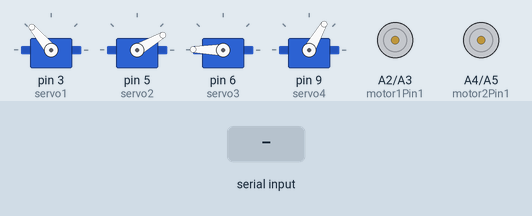
This sketch was run on a simulated Arduino Uno, built with avr-gcc and run on an emulated ATmega328P. Shown: 4 × servo, motor-driver pin pairs drawn as motors (green arrow = first pin HIGH = forward, orange = second pin HIGH = backward, longer = more drive). The inputs (shaded band) are chosen by the test bench.

Above: at 1.2 s.
1.3 s: "U" received over Serial
At 2.5 s:
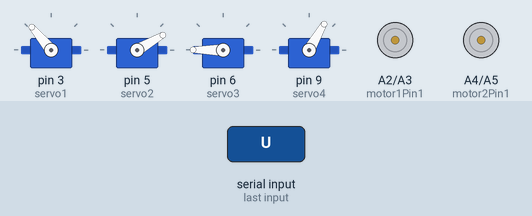
2.8 s: byte 76 ('L') received over Serial
At 3.7 s:
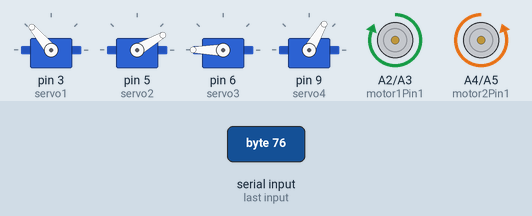
4.3 s: byte 82 ('R') received over Serial
At 4.8 s:
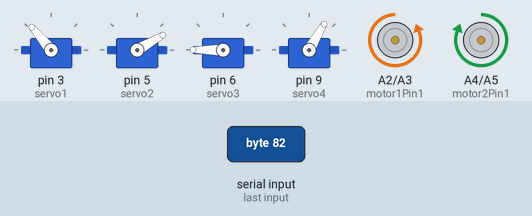
5.8 s: "E" received over Serial
At 7.0 s:
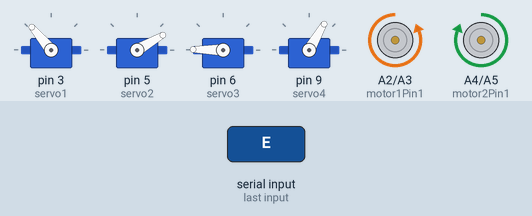
7.3 s: "H" received over Serial
At 8.3 s:
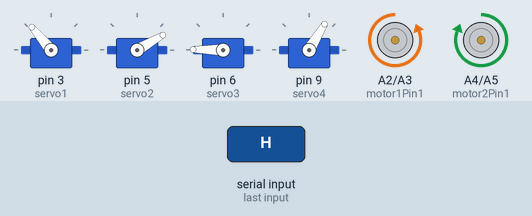
8.8 s: byte 83 ('S') received over Serial
At 9.4 s:
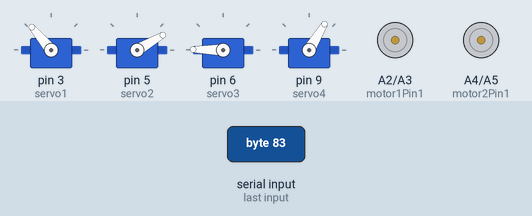
Timing chart, 0 to 11.3 s (numbered marks = the images above; inputs shaded):
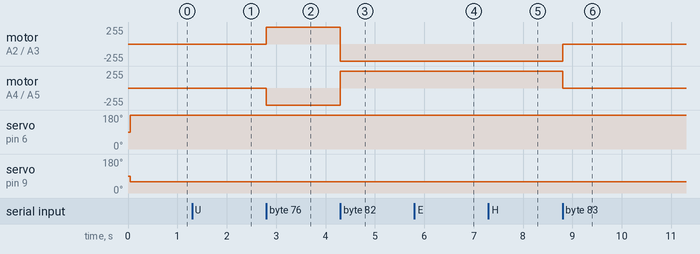

The sketch:

arduino_code.ino
```cpp
#include <Servo.h>
#include <SoftwareSerial.h>


Servo servo1,servo2,servo3,servo4;


int pos1=130; // CLAMP
int pos2=30;  //FORWARD-BACK
int pos3=179; //UP-DOWN
int pos4=60;  //RİGHT-LEFT
int motor1Pin1 = A2; //ENGINE PINS
int motor1Pin2 = A3;
int motor2Pin1 = A4;
int motor2Pin2 = A5;

void setup() {
 servo1.attach(3);
 servo2.attach(5);
 servo3.attach(6);
 servo4.attach(9);
 pinMode(motor1Pin1, OUTPUT);
 pinMode(motor1Pin2, OUTPUT);
 pinMode(motor2Pin1, OUTPUT);
 pinMode(motor2Pin2, OUTPUT);
 servo1.write(130);
 delay(15);
 servo2.write(30);
 delay(15);
 servo3.write(179);
 delay(15);
 servo4.write(60);
 delay(15);
 Serial.begin(9600);

}

void loop() {


 if ( Serial.available()>0){
  char veri = Serial.read();
  if ( veri=='Z' && (pos1<180)){ //CLOSE CLAMP
  pos1 = pos1+1;
  servo1.write(pos1);
  delay(15);
 }
 if ( veri=='A' && (pos1>0)){ //OPEN CLAMP
  pos1 = pos1-1;
  servo1.write(pos1);
  delay(15);
 }

 if ( veri=='C' && (pos2<180)){ //FORWARD
  pos2 = pos2+1;
  servo2.write(pos2);
  delay(15);
 }
 if ( veri=='D' && (pos2>0)){ //BACK
  pos2 = pos2-1;
  servo2.write(pos2);
  delay(15);
 }

 if ( veri=='U' && (pos3<180)){ //DOWN
  pos3 = pos3+1;
  servo3.write(pos3);
  delay(15);
 }
 if ( veri=='E' && (pos3>0)){ //UP
  pos3 = pos3-1;
  servo3.write(pos3);
  delay(15);
 }

  if ( veri=='G' && (pos4<180)){ //RIGHT
  pos4 = pos4+1;
  servo4.write(pos4);
  delay(15);
 }
 if ( veri == 'H' &&(pos4>0)) //LEFT
  {
    pos4 = pos4-1;
    servo4.write(pos4);
    delay(15);
  }
 if (veri == 'F')
    {
      // Move forward
      digitalWrite(motor1Pin1, HIGH);
      digitalWrite(motor1Pin2, LOW);
      digitalWrite(motor2Pin1, HIGH);
      digitalWrite(motor2Pin2, LOW);
    }
    else if (veri == 'B')
    {
      // Move backward
      digitalWrite(motor1Pin1, LOW);
      digitalWrite(motor1Pin2, HIGH);
      digitalWrite(motor2Pin1, LOW);
      digitalWrite(motor2Pin2, HIGH);
    }
    else if (veri == 'L')
    {
      // Turn left
      digitalWrite(motor1Pin1, HIGH);
      digitalWrite(motor1Pin2, LOW);
      digitalWrite(motor2Pin1, LOW);
      digitalWrite(motor2Pin2, HIGH);
    }
    else if (veri == 'R')
    {
      // Turn right
      digitalWrite(motor1Pin1, LOW);
      digitalWrite(motor1Pin2, HIGH);
      digitalWrite(motor2Pin1, HIGH);
      digitalWrite(motor2Pin2, LOW);
    }
    else if (veri == 'S')
    {
      // Stop
      digitalWrite(motor1Pin1, LOW);
      digitalWrite(motor1Pin2, LOW);
      digitalWrite(motor2Pin1, LOW);
      digitalWrite(motor2Pin2, LOW);
    }
  }
}
```

Measured:
- after the input at 1.3 s, servo on pin 6 (servo3): 179° → 180° at once
- after the input at 2.8 s, motor on A2 (motor1Pin1) / A3 (motor1Pin2): stopped → forward 255/255 at once; motor on A4 (motor2Pin1) / A5 (motor2Pin2): stopped → backward 255/255 at once
- after the input at 4.3 s, motor on A2 (motor1Pin1) / A3 (motor1Pin2): forward 255/255 → backward 255/255 at once; motor on A4 (motor2Pin1) / A5 (motor2Pin2): backward 255/255 → forward 255/255 at once
- after the input at 5.8 s, servo on pin 6 (servo3): 180° → 179° at once
- after the input at 7.3 s, servo on pin 9 (servo4): 60° → 59° at once
- after the input at 8.8 s, motor on A2 (motor1Pin1) / A3 (motor1Pin2): backward 255/255 → stopped at once; motor on A4 (motor2Pin1) / A5 (motor2Pin2): forward 255/255 → stopped at once
